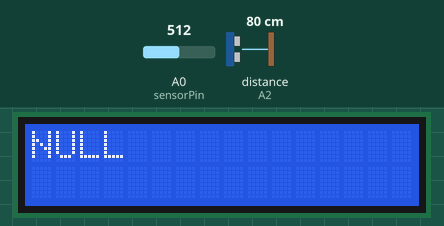
Simulated run of this sketch. Board: Arduino Uno, built with avr-gcc and run on an emulated ATmega328P. Shown: 16×2 character LCD. Wiring (inferred from the names in the program): ultrasonic range finder: trigger A1; echo A2. Inputs (shaded band) come from the test bench; at power-on: distance to the obstacle (sensor on A2) 80 cm, A0 (sensorPin) = 512. The echo pulse lasts 58.3 µs per cm.

Above: at 1.2 s.
1.3 s: distance to the obstacle (sensor on A2) set to 2 cm
At 2.4 s:
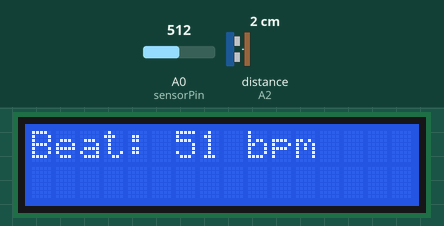
4.3 s: A0 (sensorPin) set to 716
At 6.4 s:
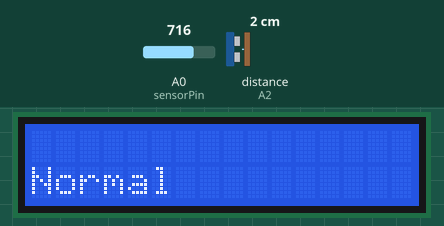
7.3 s: A0 (sensorPin) set to 900
At 10.2 s:
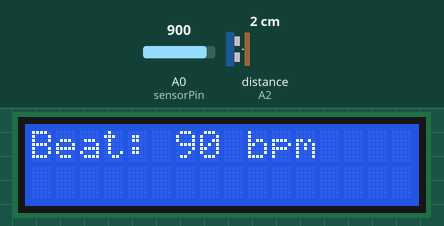
10.3 s: A0 (sensorPin) set to 1023
At 13.1 s:
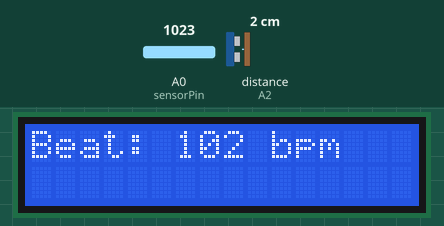
13.3 s: distance to the obstacle (sensor on A2) set to 9 cm
At 16.1 s:
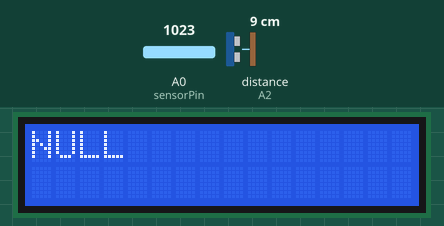
16.3 s: distance to the obstacle (sensor on A2) set to 4 cm
At 18.4 s:
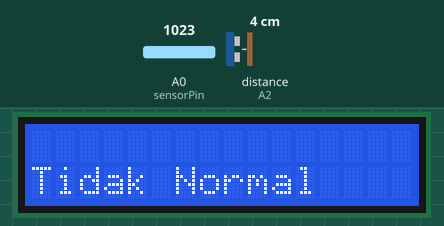
Timing chart, 0 to 19.9 s (numbered marks = the images above; inputs shaded):
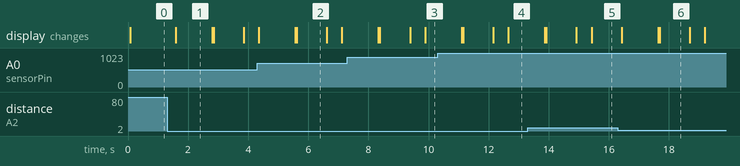

The sketch:

Heartbeat.ino
```cpp
#include <LiquidCrystal.h>
#include <Ultrasonic.h>

LiquidCrystal lcd(2, 3, 4, 5, 6 , 7);
const int trigPin = A1;
const int echoPin = A2;
int sensorPin = A0;
int period = 20;
double alpha = 0.75;
double change = 0.0;

int minimum = 60;
int maximum = 100;
const unsigned int distance = 406;

void setup() {
  lcd.begin(16, 2);

  pinMode(sensorPin, INPUT);
  pinMode(trigPin, OUTPUT);
  digitalWrite(trigPin, LOW);
}

void loop() {
  unsigned long t1;
  unsigned long t2;
  unsigned long pulse_width;
  float cm;
  float inches;

  static double oldValue = 0;
  static double oldChange = 0;

  int beat = analogRead (sensorPin);
  double value = alpha * oldValue + (0 - alpha) * beat;
  change = value - oldValue;
  int readBeat = beat/10;

  digitalWrite(trigPin, HIGH);
  delayMicroseconds(10);
  digitalWrite(trigPin, LOW);

  while (digitalRead(echoPin) == 0);

  t1 = micros();
  while (digitalRead(echoPin) == 1);
  t2 = micros();
  pulse_width = t2 - t1;

  cm = pulse_width / 58.0;
  inches = pulse_width / 148.0;

  if (pulse_width < distance) {
    lcd.setCursor (0,0);
    lcd.print ("Beat: ");
    lcd.print (readBeat);
    lcd.print (" bpm");

    oldValue = value;
    oldChange = change;
    delay(period*10);

    lcd.noDisplay();
    delay(10);
    lcd.display();
    delay(1000);
    lcd.clear();

      if (readBeat > minimum && readBeat < maximum) {
        lcd.setCursor (0,1);
        lcd.print ("Normal");
        lcd.noDisplay();
        delay(50);
        lcd.display();
        delay(1000); }
      else {
        lcd.setCursor (0,1);
        lcd.print ("Tidak Normal");
        lcd.noDisplay();
        delay(50);
        lcd.display();
        delay(1000); }
        lcd.clear(); }

    else {
      lcd.setCursor (0,0);
      lcd.print ("NULL"); }

  delay(500);
}
```

Measured:
- after the input at 1.3 s, the display: changes after 0.28 s (image 1)
- after the input at 13.3 s, the display: first differs from a run without the input after 2.1 s (image 5)
- after the input at 16.3 s, the display: first changes after 0.13 s (image 6 shows a later state)
- what the display in image 1 shows lasts 1.2 s, from 1.6 s to 2.8 s
- what the display in image 2 shows lasts 1.0 s, from 5.6 s to 6.6 s
